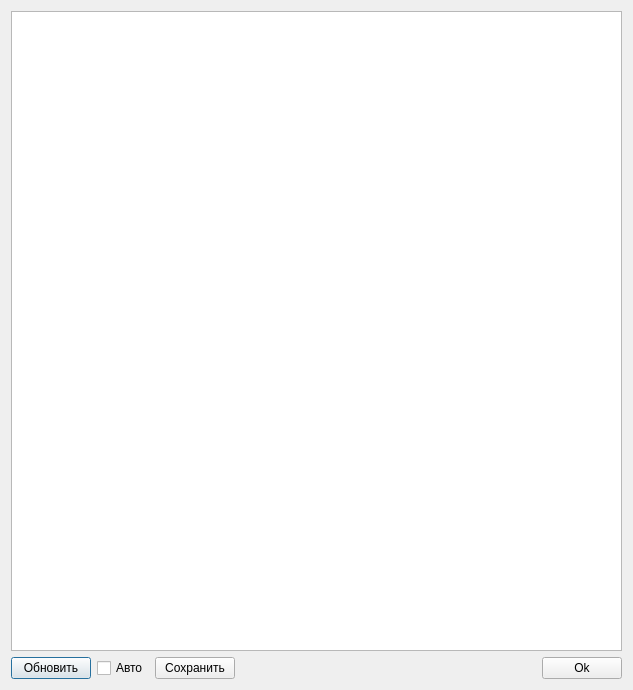
<?xml version="1.0" encoding="UTF-8"?>
<ui version="4.0">
 <class>VlxSdlDumpDialog</class>
 <widget class="QDialog" name="VlxSdlDumpDialog">
  <property name="geometry">
   <rect>
    <x>0</x>
    <y>0</y>
    <width>633</width>
    <height>690</height>
   </rect>
  </property>
  <property name="windowTitle">
   <string>SDL</string>
  </property>
  <layout class="QVBoxLayout" name="verticalLayout">
   <item>
    <widget class="QPlainTextEdit" name="pteOutput"/>
   </item>
   <item>
    <layout class="QHBoxLayout" name="horizontalLayout">
     <item>
      <widget class="QPushButton" name="pbUpdate">
       <property name="text">
        <string>Обновить</string>
       </property>
      </widget>
     </item>
     <item>
      <widget class="QCheckBox" name="chbLiveUpdate">
       <property name="text">
        <string>Авто</string>
       </property>
      </widget>
     </item>
     <item>
      <widget class="QPushButton" name="pbSave">
       <property name="text">
        <string>Сохранить</string>
       </property>
      </widget>
     </item>
     <item>
      <spacer name="horizontalSpacer">
       <property name="orientation">
        <enum>Qt::Orientation::Horizontal</enum>
       </property>
       <property name="sizeHint" stdset="0">
        <size>
         <width>40</width>
         <height>20</height>
        </size>
       </property>
      </spacer>
     </item>
     <item>
      <widget class="QPushButton" name="pbOk">
       <property name="text">
        <string>Ok</string>
       </property>
      </widget>
     </item>
    </layout>
   </item>
  </layout>
 </widget>
 <resources/>
 <connections/>
</ui>
